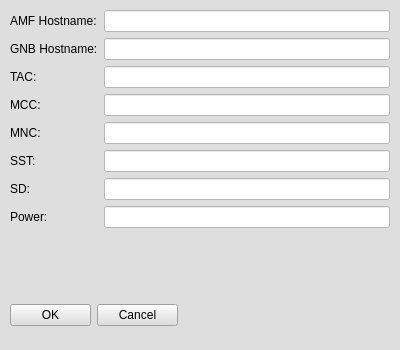
<?xml version="1.0" encoding="UTF-8"?>
<ui version="4.0">
 <class>MainWindow</class>
 <widget class="QMainWindow" name="MainWindow">
  <property name="geometry">
   <rect>
    <x>0</x>
    <y>0</y>
    <width>400</width>
    <height>350</height>
   </rect>
  </property>
  <property name="windowTitle">
   <string>GNB Properties</string>
  </property>
  <property name="styleSheet">
   <string notr="true">background-color: rgb(222, 222, 222);</string>
  </property>
  <widget class="QWidget" name="centralwidget">
   <widget class="QWidget" name="formLayoutWidget">
    <property name="geometry">
     <rect>
      <x>10</x>
      <y>10</y>
      <width>380</width>
      <height>280</height>
     </rect>
    </property>
    <layout class="QFormLayout" name="formLayout">
     <item row="0" column="0">
      <widget class="QLabel" name="label">
       <property name="text">
        <string>AMF Hostname:</string>
       </property>
      </widget>
     </item>
     <item row="1" column="0">
      <widget class="QLabel" name="label_13">
       <property name="text">
        <string>GNB Hostname:</string>
       </property>
      </widget>
     </item>
     <item row="2" column="0">
      <widget class="QLabel" name="label_11">
       <property name="text">
        <string>TAC:</string>
       </property>
      </widget>
     </item>
     <item row="3" column="0">
      <widget class="QLabel" name="label_14">
       <property name="text">
        <string>MCC:</string>
       </property>
      </widget>
     </item>
     <item row="4" column="0">
      <widget class="QLabel" name="label_10">
       <property name="text">
        <string>MNC:</string>
       </property>
      </widget>
     </item>
     <item row="5" column="0">
      <widget class="QLabel" name="label_9">
       <property name="text">
        <string>SST:</string>
       </property>
      </widget>
     </item>
     <item row="6" column="0">
      <widget class="QLabel" name="label_12">
       <property name="text">
        <string>SD:</string>
       </property>
      </widget>
     </item>
     <item row="0" column="1">
      <widget class="QLineEdit" name="GNB_AMFHostName">
       <property name="styleSheet">
        <string notr="true">background-color: rgb(255, 255, 255);</string>
       </property>
      </widget>
     </item>
     <item row="1" column="1">
      <widget class="QLineEdit" name="GNB_GNBHostName">
       <property name="styleSheet">
        <string notr="true">background-color: rgb(255, 255, 255);</string>
       </property>
      </widget>
     </item>
     <item row="2" column="1">
      <widget class="QLineEdit" name="GNB_TAC">
       <property name="styleSheet">
        <string notr="true">background-color: rgb(255, 255, 255);</string>
       </property>
      </widget>
     </item>
     <item row="3" column="1">
      <widget class="QLineEdit" name="GNB_MCC">
       <property name="styleSheet">
        <string notr="true">background-color: rgb(255, 255, 255);</string>
       </property>
      </widget>
     </item>
     <item row="4" column="1">
      <widget class="QLineEdit" name="GNB_MNC">
       <property name="styleSheet">
        <string notr="true">background-color: rgb(255, 255, 255);</string>
       </property>
      </widget>
     </item>
     <item row="5" column="1">
      <widget class="QLineEdit" name="GNB_SST">
       <property name="styleSheet">
        <string notr="true">background-color: rgb(255, 255, 255);</string>
       </property>
      </widget>
     </item>
     <item row="6" column="1">
      <widget class="QLineEdit" name="GNB_SD">
       <property name="styleSheet">
        <string notr="true">background-color: rgb(255, 255, 255);</string>
       </property>
      </widget>
     </item>
     <item row="7" column="0">
      <widget class="QLabel" name="label_15">
       <property name="text">
        <string>Power:</string>
       </property>
      </widget>
     </item>
     <item row="7" column="1">
      <widget class="QLineEdit" name="GNB_Power">
       <property name="styleSheet">
        <string notr="true">background-color: rgb(255, 255, 255);</string>
       </property>
      </widget>
     </item>
    </layout>
   </widget>
   <widget class="QWidget" name="gridLayoutWidget">
    <property name="geometry">
     <rect>
      <x>10</x>
      <y>300</y>
      <width>168</width>
      <height>31</height>
     </rect>
    </property>
    <layout class="QGridLayout" name="gridLayout">
     <item row="0" column="0">
      <widget class="QPushButton" name="GNB_OKButton">
       <property name="text">
        <string>OK</string>
       </property>
      </widget>
     </item>
     <item row="0" column="1">
      <widget class="QPushButton" name="GNB_CancelButton">
       <property name="text">
        <string>Cancel</string>
       </property>
      </widget>
     </item>
    </layout>
   </widget>
  </widget>
 </widget>
 <resources/>
 <connections/>
</ui>
